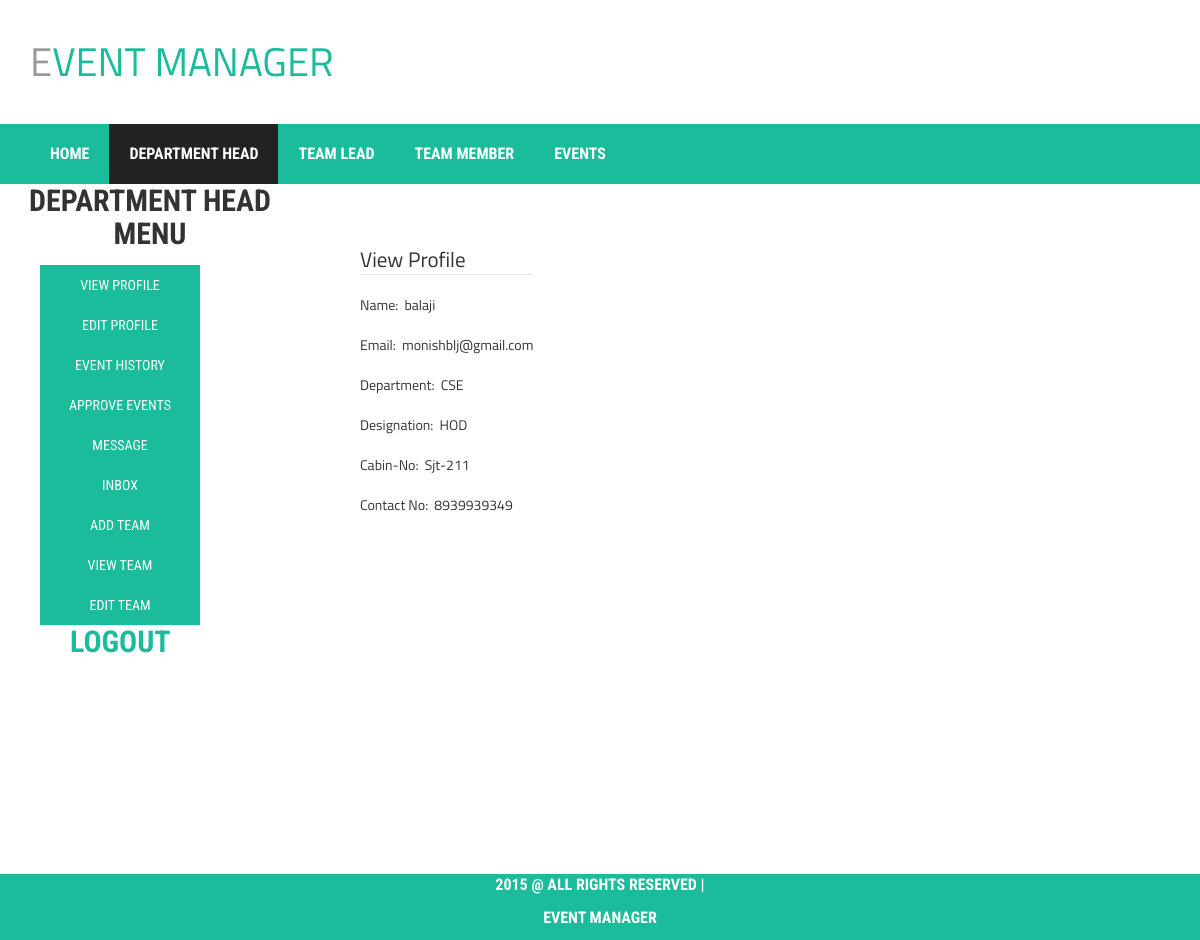
The app's page /dh_view_profile.php (signed in) with its own data.
### tables this page shows
CREATE TABLE IF NOT EXISTS `department_profile` (
  `Name` text NOT NULL,
  `Email_Id` varchar(40) NOT NULL,
  `Department` text NOT NULL,
  `Designation` text NOT NULL,
  `Cabin` varchar(10) NOT NULL,
  `Contact` varchar(11) NOT NULL,
  `User_Id` varchar(10) NOT NULL
);

### dh_view_profile.php (the view, shortened to what this page needs)
<?php
include("header1.php");
include("DH_menu_list.php");
$con = mysqli_connect("localhost","root", "", "event manager");
?>
<section class="dh_viewprof">
				<fieldset>
				<legend>View Profile</legend>
				<?php
           $x=$_SESSION['name'];
           $qry = "SELECT * FROM department_profile where User_Id='$x'";
           $res = mysqli_query($con, $qry);
           $row=  mysqli_fetch_array($res,MYSQLI_ASSOC);
           if($row)
           {
			?>
				Name:&nbsp;&nbsp;<?php echo $row['Name']; ?><br /><br />
				Email:&nbsp;&nbsp;<?php echo $row['Email_Id']; ?><br /><br />
				Department:&nbsp;&nbsp;<?php echo $row['Department'];?><br /><br />
				Designation:&nbsp;&nbsp;<?php echo $row['Designation'];?><br /><br />
				Cabin-No:&nbsp;&nbsp;<?php echo $row['Cabin'];?><br /><br />
				Contact No:&nbsp;&nbsp;<?php echo $row['Contact'];?><br /><br />
				</fieldset>
				</section>
			<?php
		   }
?>
<?php
include("footer.php");
?>

### style.css (style rules this page uses)
html,body { height:100%; }
.dh_viewprof { float:left; width:auto; margin:50px; padding:10px; }
body { font-family: 'Titillium Web', sans-serif; }

### records on screen
department_profile: Name "balaji", Email_Id "monishblj@gmail.com", Department "CSE", Designation "HOD", Cabin "Sjt-211", Contact "8939939349"
